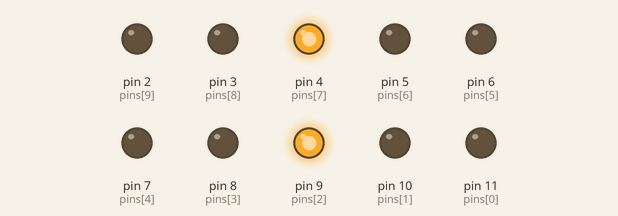
Recording of a sketch running on a simulated Arduino Uno, built with avr-gcc and run on an emulated ATmega328P. On the bench: output pins drawn as LEDs (lit = HIGH).

Above: at 0.45 s.
At 4.0 s:
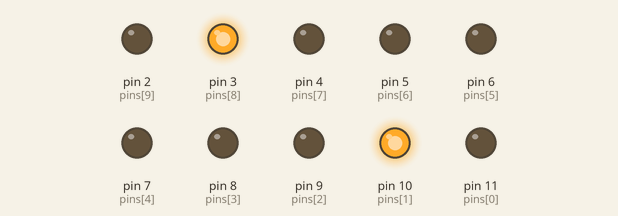
At 4.9 s:
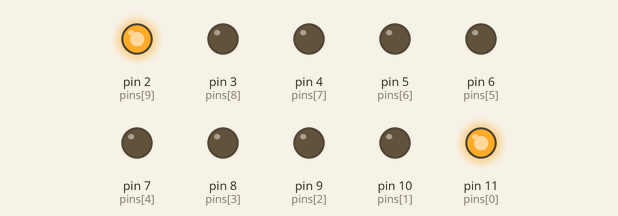
At 9.0 s:
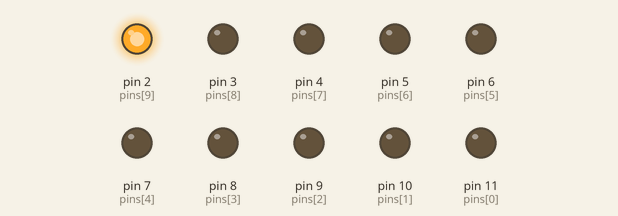
At 12.0 s:
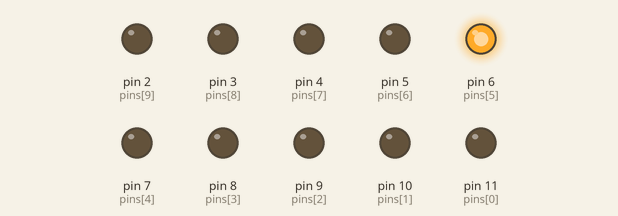
At 15.8 s:
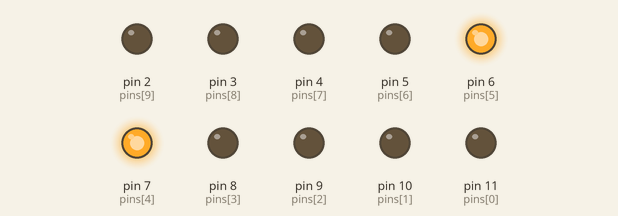
Timing chart, 0 to 18.6 s (numbered marks = the images above):
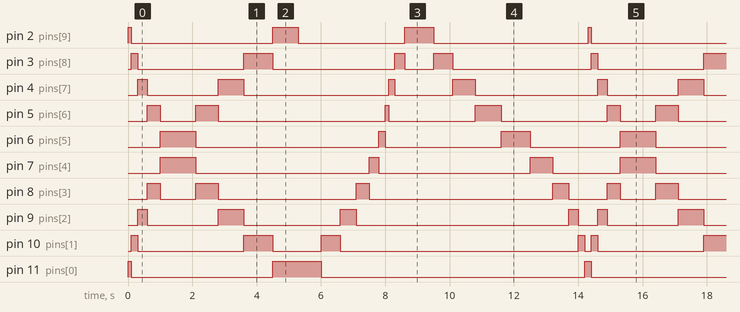

Measured:
- by itself, pin 2 (pins[9]): repeats every 14.3 s: LOW 4.4 s, HIGH 0.80 s, LOW 3.3 s, HIGH 0.90 s, LOW 4.8 s, HIGH 0.10 s
- by itself, pin 3 (pins[8]): repeats every 14.3 s: LOW 3.3 s, HIGH 0.90 s, LOW 3.8 s, HIGH 0.30 s, LOW 0.90 s, HIGH 0.60 s, LOW 4.3 s, HIGH 0.20 s
- by itself, pin 4 (pins[7]): repeats every 14.3 s: LOW 2.2 s, HIGH 0.80 s, LOW 4.5 s, HIGH 0.20 s, LOW 1.8 s, HIGH 0.70 s, LOW 3.8 s, HIGH 0.30 s
- by itself, pin 5 (pins[6]): repeats every 14.3 s: LOW 1.1 s, HIGH 0.70 s, LOW 5.2 s, HIGH 0.10 s, LOW 2.7 s, HIGH 0.80 s, LOW 3.3 s, HIGH 0.40 s
- by itself, pin 6 (pins[5]): repeats every 14.3 s: LOW 5.7 s, HIGH 0.20 s, LOW 3.6 s, HIGH 0.90 s, LOW 2.8 s, HIGH 1.1 s
- by itself, pin 7 (pins[4]): repeats every 14.3 s: LOW 5.4 s, HIGH 0.30 s, LOW 4.7 s, HIGH 0.70 s, LOW 2.1 s, HIGH 1.1 s
- by itself, pin 8 (pins[3]): repeats every 14.3 s: LOW 1.1 s, HIGH 0.70 s, LOW 4.3 s, HIGH 0.40 s, LOW 5.7 s, HIGH 0.50 s, LOW 1.2 s, HIGH 0.40 s
- by itself, pin 9 (pins[2]): repeats every 14.3 s: LOW 2.2 s, HIGH 0.80 s, LOW 3.0 s, HIGH 0.50 s, LOW 6.6 s, HIGH 0.30 s, LOW 0.60 s, HIGH 0.30 s

The sketch:

10_led_pov_test2_1.pde
```cpp
int pins[] = {11,10,9,8,7,6,5,4,3,2};
int cl = 10;    // colom lengh
int fl = 1;     // frame lengh
int fm = 30;    // frame number
int dt[] = { 10,20,30,40,50,60,70,80,90,80,70,60,50,40,30,20,10,20,30,40,50,60,70,80,90,70,50,30,20,10 };  // delay time for each colom
int da[] = {
1,0,0,0,0,0,0,0,0,1,
0,1,0,0,0,0,0,0,1,0,
0,0,1,0,0,0,0,1,0,0,
0,0,0,1,0,0,1,0,0,0,
0,0,0,0,1,1,0,0,0,0,
0,0,0,0,1,1,0,0,0,0,
0,0,0,1,0,0,1,0,0,0,
0,0,1,0,0,0,0,1,0,0,
0,1,0,0,0,0,0,0,1,0,
1,0,0,0,0,0,0,0,0,1,
1,0,0,0,0,0,0,0,0,0,
0,1,0,0,0,0,0,0,0,0,
0,0,1,0,0,0,0,0,0,0,
0,0,0,1,0,0,0,0,0,0,
0,0,0,0,1,0,0,0,0,0,
0,0,0,0,0,1,0,0,0,0,
0,0,0,0,0,0,1,0,0,0,
0,0,0,0,0,0,0,1,0,0,
0,0,0,0,0,0,0,0,1,0,
0,0,0,0,0,0,0,0,0,1,
0,0,0,0,0,0,0,0,0,1,
0,0,0,0,0,0,0,0,1,0,
0,0,0,0,0,0,0,1,0,0,
0,0,0,0,0,0,1,0,0,0,
0,0,0,0,0,1,0,0,0,0,
0,0,0,0,1,0,0,0,0,0,
0,0,0,1,0,0,0,0,0,0,
0,0,1,0,0,0,0,0,0,0,
0,1,0,0,0,0,0,0,0,0,
1,0,0,0,0,0,0,0,0,0};    // animation data

void setup()
{
	int i;
	for (i = 0; i < cl; i++)
		pinMode(pins[i], OUTPUT);
}

void loop()
{
	int a,b,c;

	for (a = 0; a < fm; a++)
	{
		for (b = 0; b < fl; b++)
		{
			for (c = 0; c < cl; c++)
			{
				if (da[a*fl*cl + b*cl + c] == 0) {digitalWrite(pins[c], LOW);}
				else {digitalWrite(pins[c], HIGH);}
			}
		}
		for (c = 0; c < cl; c++)
                delay(dt[a]);
		{digitalWrite(pins[c], LOW);}

	}
}
```
